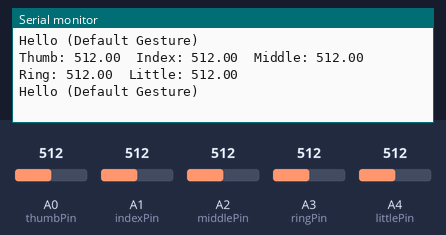
Simulated run of this sketch. Board: Arduino Uno, built with avr-gcc and run on an emulated ATmega328P. Shown: the last lines printed to the serial monitor. The inputs (shaded band) are chosen by the test bench; at power-on: A0 (thumbPin) = 512, A1 (indexPin) = 512, A2 (middlePin) = 512, A3 (ringPin) = 512, A4 (littlePin) = 512.

Above: at 1.8 s.
1.9 s: A0 (thumbPin) set to 716
At 2.5 s:
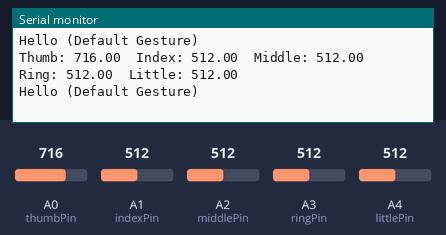
3.4 s: A1 (indexPin) set to 716
At 4.7 s:
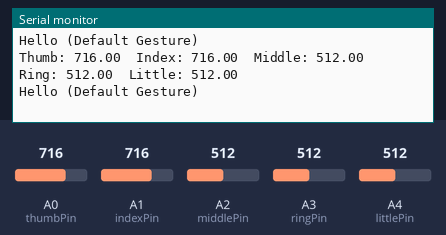
4.9 s: A2 (middlePin) set to 716
At 6.0 s:
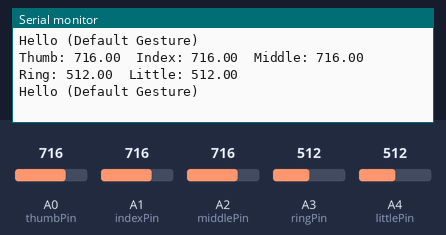
6.4 s: A3 (ringPin) set to 716
At 7.7 s:
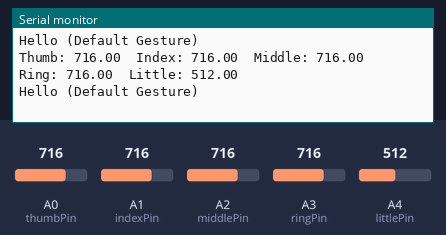
7.9 s: A4 (littlePin) set to 716
At 9.1 s:
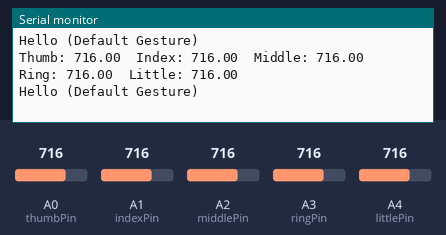
9.4 s: A0 (thumbPin) set to 992
At 11.2 s:
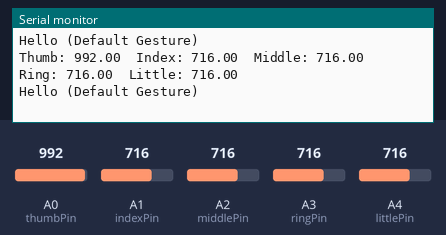
Timing chart, 0 to 11.9 s (numbered marks = the images above; inputs shaded):
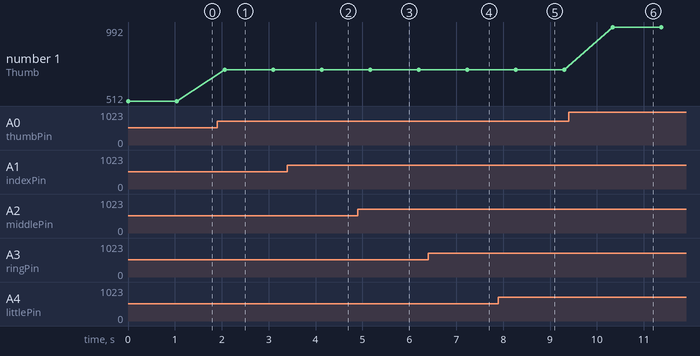

Measured:
- after the input at 1.9 s, the serial monitor: prints a new line after 0.17 s (image 1)
- after the input at 3.4 s, the serial monitor: prints a new line after 0.74 s (image 2)
- after the input at 4.9 s, the serial monitor: prints a new line after 0.27 s (image 3)
- after the input at 6.4 s, the serial monitor: prints a new line after 0.84 s (image 4)
- after the input at 7.9 s, the serial monitor: prints a new line after 0.37 s (image 5)
- after the input at 9.4 s, the serial monitor: prints a new line after 0.94 s (image 6)
- plotted number 1: 512 → 716 after the input at 1.9 s, 716 → 992 after the input at 9.4 s

The sketch:

SmartSignGlove_code.ino
```cpp
// Arduino Gesture Recognition Based on Sensor Data
#include <math.h>

// Gesture data
const char* gestureNames[] = {
    "Cool", "Food", "Leave", "Help", "How", "Nice", "Hello (Default Gesture)"
};

const float meanVals[][5] = {
    {103.74, 103.74, 103.92, 95.154, 94.156}, // Cool
    {107.93, 107.8, 107.97, 135.31, 127.1},  // Food
    {70.824, 70.807, 71.055, 176.58, 89.71}, // Leave
    {122.33, 122.32, 122.29, 115.2, 106.74}, // Help
    {81.43, 81.376, 81.581, 106.06, 90.071}, // How
    {105.92, 105.86, 105.86, 95.04, 157.01}  // Nice
};

const float dynamicThreshold[][5] = {
    {3.3782, 3.295, 3.3491, 17.999, 11.401},
    {6.3609, 6.3732, 6.2853, 11.894, 7.1208},
    {4.7239, 4.7469, 4.752, 24.473, 19.264},
    {12.334, 12.314, 12.41, 15.986, 15.906},
    {5.8153, 5.9079, 6.0028, 13.539, 13.007},
    {6.9979, 6.9503, 6.9486, 25.558, 10.607}
};

const int numGestures = 6; // Number of gestures

// Sensor pin definitions
const int thumbPin = A0;
const int indexPin = A1;
const int middlePin = A2;
const int ringPin = A3;
const int littlePin = A4;

void setup() {
    Serial.begin(9600);
    pinMode(thumbPin, INPUT);
    pinMode(indexPin, INPUT);
    pinMode(middlePin, INPUT);
    pinMode(ringPin, INPUT);
    pinMode(littlePin, INPUT);
}

void loop() {
    // Read sensor values
    float sensorVals[5];
    sensorVals[0] = analogRead(thumbPin);
    sensorVals[1] = analogRead(indexPin);
    sensorVals[2] = analogRead(middlePin);
    sensorVals[3] = analogRead(ringPin);
    sensorVals[4] = analogRead(littlePin);

    Serial.print("Thumb: ");
    Serial.print(sensorVals[0]);
    Serial.print("\tIndex: ");
    Serial.print(sensorVals[1]);
    Serial.print("\tMiddle: ");
    Serial.print(sensorVals[2]);
    Serial.print("\tRing: ");
    Serial.print(sensorVals[3]);
    Serial.print("\tLittle: ");
    Serial.println(sensorVals[4]);

    // Determine the matching gesture
    int matchedGesture = -1;
    for (int g = 0; g < numGestures; g++) {
        bool match = true;
        for (int s = 0; s < 5; s++) {
            if (abs(sensorVals[s] - meanVals[g][s]) > dynamicThreshold[g][s]) {
                match = false;
                break;
            }
        }
        if (match) {
            matchedGesture = g;
            break;
        }
    }

    // Print the gesture name
    if (matchedGesture != -1) {
        Serial.print("Gesture Detected: ");
        Serial.println(gestureNames[matchedGesture]);
    } else {
        Serial.println("Hello (Default Gesture)");
    }

    delay(1000); // Wait for stability
}
```
